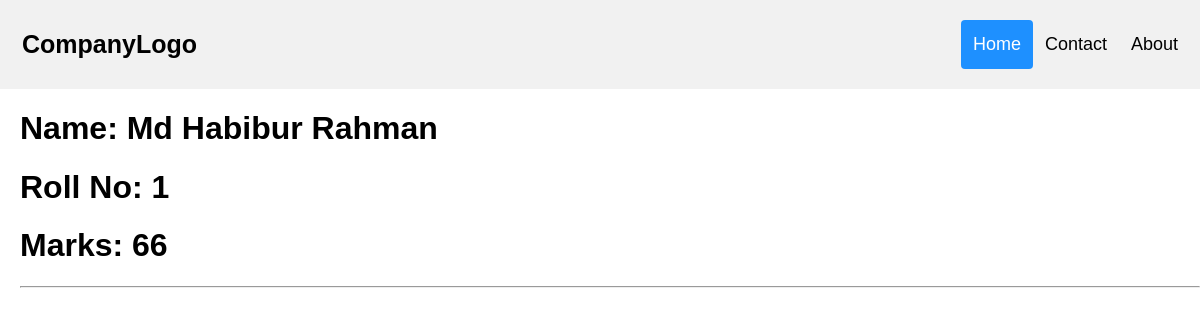
Before: / with the older database file.
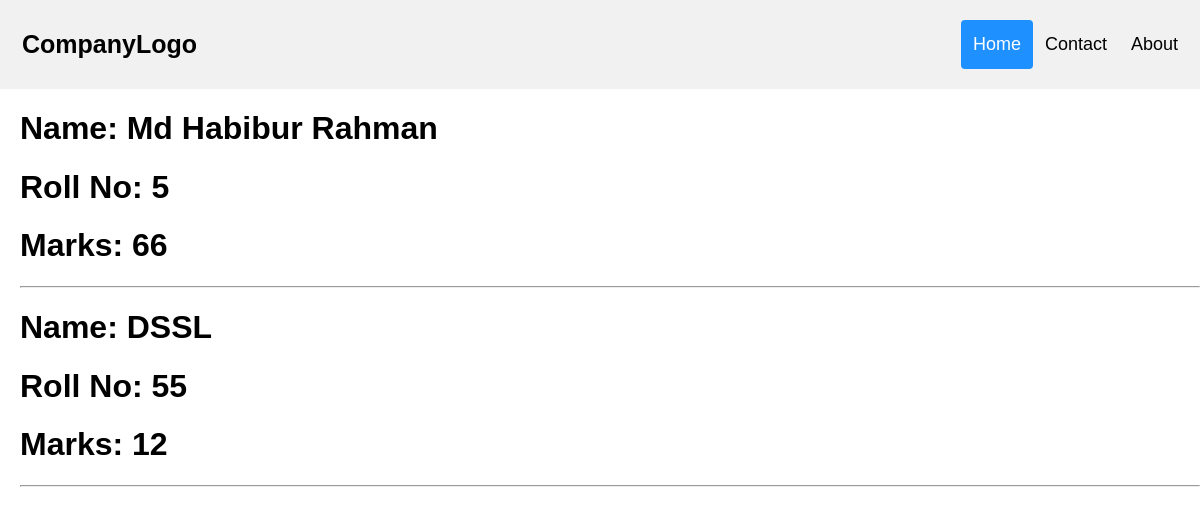
After: the same page with the newer database file.
### student/models.py (models this page shows)
class Student(models.Model):
    name = models.CharField(max_length=50)
    roll_no = models.IntegerField()
    marks = models.IntegerField()
    def __str__(self):
        return self.name+' '+str(self.roll_no)

### student/views.py (the view)
def index(request):
    students = Student.objects.all()
    print("++++++++++++++++++++++++")
    print("++++++++++++++++++++++++")
    print("++++++++++++++++++++++++")
    print("++++++++++++++++++++++++")
    print(students)
    return render(request, 'home.html', {'students': students})

### templates/home.html (shortened to what this page needs)
<!DOCTYPE html>
<html>
<head>
</head>
<body>
    <div class="header">
        <a href="#default" class="logo">CompanyLogo</a>
        <div class="header-right">
            <a class="active" href="#home">Home</a>
            <a href="#contact">Contact</a>
            <a href="#about">About</a>
        </div>
    </div>
    <div style="padding-left:20px">
        {% for student in students %}
        <h1>Name: {{student.name}}</h1>
        <h1>Roll No: {{student.roll_no}}</h1>
        <h1>Marks: {{student.marks}}</h1>
        <hr/> {% endfor %}
    </div>
</body>
</html>

### templates/home.html (style rules this page uses)
* { box-sizing: border-box; }
body { margin: 0; font-family: Arial, Helvetica, sans-serif; }
.header { overflow: hidden; background-color: #f1f1f1; padding: 20px 10px; }
.header a { float: left; color: black; text-align: center; padding: 12px; text-decoration: none; font-size: 18px; line-height: 25px; border-radius: 4px; }
.header a.logo { font-size: 25px; font-weight: bold; }
.header a.active { background-color: dodgerblue; color: white; }
.header-right { float: right; }

Changed rows visible on the page:
changed Student "Md Habibur Rahman": roll_no "1" → "5"
added Student: name "DSSL", roll_no "55", marks "12"
